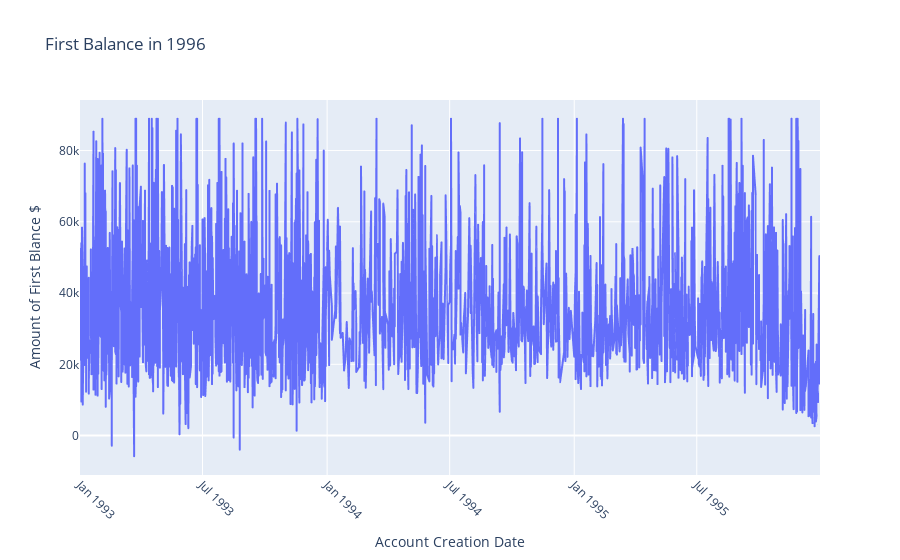

Notebook source saved alongside this figure:
### Code cell
#Plottingthe the first balance of the year 1996 and the date of account creation 

BaseTable['account_creation_date'] = pd.to_datetime(BaseTable['account_creation_date'])

# Sorting data by account_creation_date for better plotting
BaseTable = BaseTable.sort_values(by='account_creation_date')

# Creating the interactive line chart
fig = px.line(BaseTable, x='account_creation_date', y='trans_first_balance96', title='First Balance in 1996')

fig.update_xaxes(
    title_text='Account Creation Date',
    tickangle=45
)
fig.update_yaxes(title_text=' Amount of First Blance $  ')

fig.show()

### Figure 1 — Plotly figure (JSON) as saved in the notebook; plotly's stock layout.template omitted (floating-point values rounded to 4 significant figures; data arrays with more than 128 entries replaced by an {"elided": "..."} marker saying what was removed)
{"data": [{"hovertemplate": "account_creation_date=%{x}<br>trans_first_balance96=%{y}<extra></extra>", "legendgroup": "", "line": {"color": "#636efa", "dash": "solid"}, "marker": {"symbol": "circle"}, "mode": "lines", "name": "", "showlegend": false, "type": "scattergl", "x": {"elided": "2239 str values"}, "xaxis": "x", "y": {"elided": "2239 float values"}, "yaxis": "y"}], "layout": {"legend": {"tracegroupgap": 0}, "title": {"text": "First Balance in 1996"}, "xaxis": {"anchor": "y", "domain": [0, 1], "tickangle": 45, "title": {"text": "Account Creation Date"}}, "yaxis": {"anchor": "x", "domain": [0, 1], "title": {"text": " Amount of First Blance $  "}}}}
